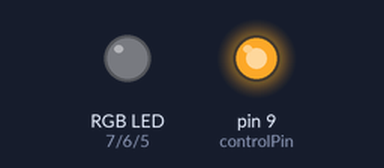
Bench run of a sketch on a simulated Arduino Uno, built with avr-gcc and run on an emulated ATmega328P. On the bench: an RGB LED mixed from three pins (HIGH = lit), output pins drawn as LEDs (lit = HIGH).

Above: at 0.05 s.
At 0.65 s:
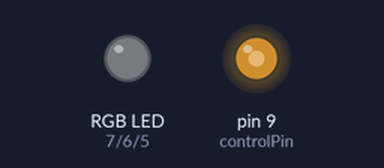
At 1.2 s:
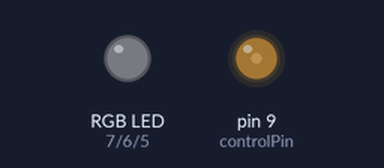
At 2.75 s:
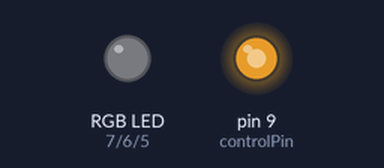
Timing chart, 0 to 7.0 s (numbered marks = the images above):
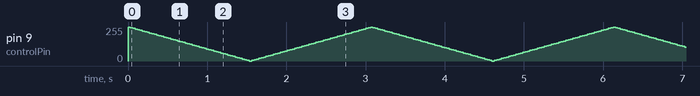

The sketch:

RGB_LED_Anode.ino
```cpp
int controlPin = 9;
int redPin= 7;
int greenPin = 6;
int bluePin = 5;

int Delay_t = 30;
int brightness = 255;
int fadeAmount = 5;

void setup() {

}

void loop() {
    analogWrite(controlPin, brightness);
    setColor(0,0,0);
    brightness -= fadeAmount;
    if(brightness == 255 || brightness == 0) fadeAmount = -fadeAmount;
    delay(Delay_t);
/*
  setColor(0, 0, 0); // White Color
  delay(Delay_t);
  setColor(0, 255, 255); // Red Color
  delay(Delay_t);
  setColor(255, 0, 255); // Green Color
  delay(Delay_t);
  setColor(255, 255, 0); // Blue Color
  delay(Delay_t);
  setColor(125, 255, 0); // Purple Color
  delay(Delay_t);
*/
}

void setColor(int redValue, int greenValue, int blueValue) {
  analogWrite(redPin, redValue);
  analogWrite(greenPin, greenValue);
  analogWrite(bluePin, blueValue);
}
```
